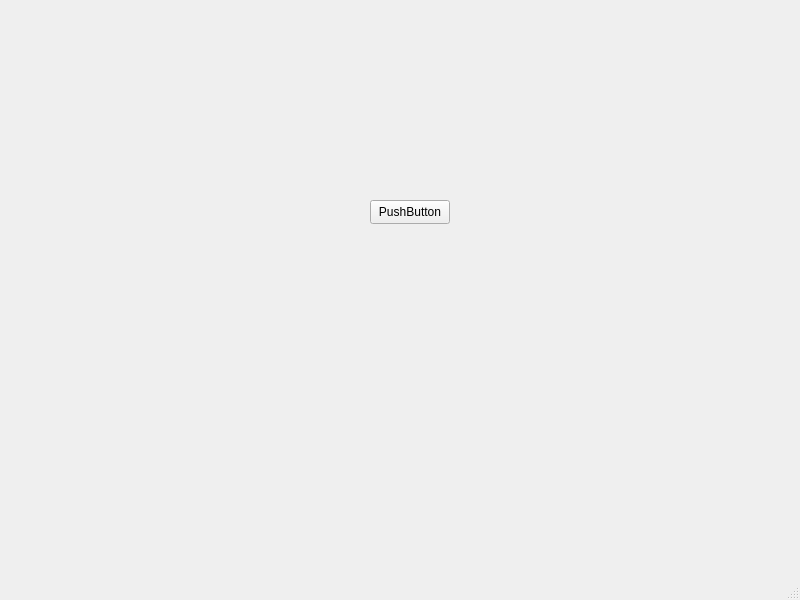
<?xml version="1.0" encoding="UTF-8"?>
<ui version="4.0">
 <class>MainWindoww</class>
 <widget class="QMainWindow" name="MainWindoww">
  <property name="geometry">
   <rect>
    <x>0</x>
    <y>0</y>
    <width>800</width>
    <height>600</height>
   </rect>
  </property>
  <property name="windowTitle">
   <string>MainWindow</string>
  </property>
  <widget class="QWidget" name="centralwidget">
   <widget class="QPushButton" name="pushButton">
    <property name="geometry">
     <rect>
      <x>370</x>
      <y>200</y>
      <width>80</width>
      <height>24</height>
     </rect>
    </property>
    <property name="text">
     <string>PushButton</string>
    </property>
   </widget>
  </widget>
  <widget class="QMenuBar" name="menubar">
   <property name="geometry">
    <rect>
     <x>0</x>
     <y>0</y>
     <width>800</width>
     <height>21</height>
    </rect>
   </property>
  </widget>
  <widget class="QStatusBar" name="statusbar"/>
 </widget>
 <resources/>
 <connections/>
</ui>
